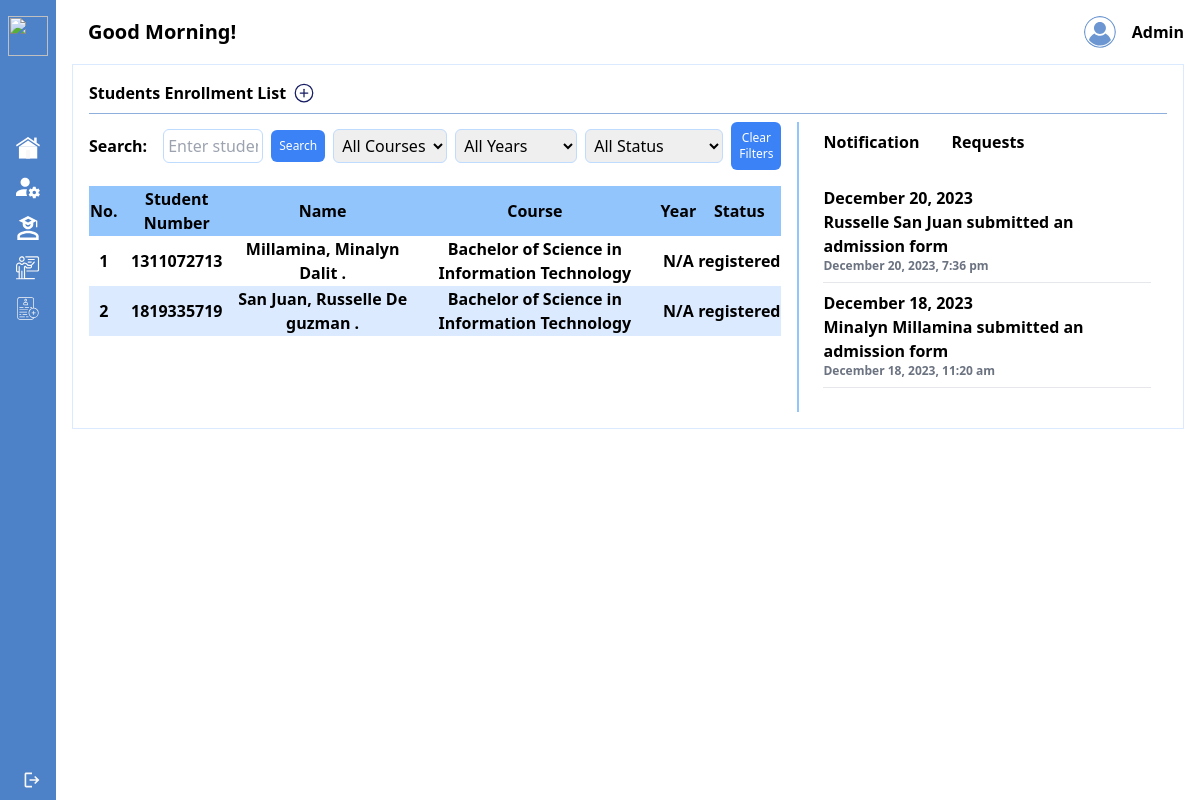
Page /admin/enrollment-list.php (signed in) on the earlier database version.
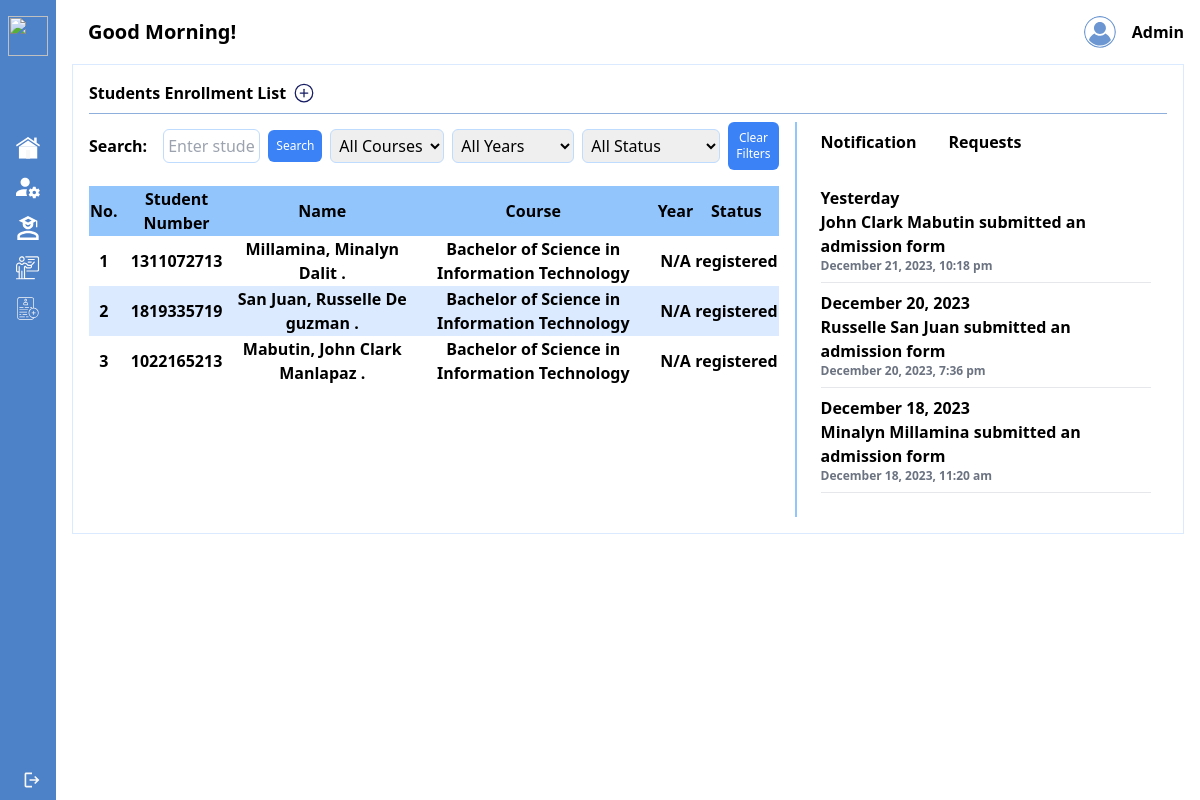
Same page on the later database version.
### tables this page shows
CREATE TABLE `student_information` (
  `student_information_id` int(255) NOT NULL,
  `enrollment_details_id` int(11) DEFAULT NULL,
  `students_id` int(11) DEFAULT NULL,
  `personal_information_id` int(11) DEFAULT NULL,
  `contact_information_id` int(11) DEFAULT NULL,
  `educational_attainment_id` int(11) DEFAULT NULL,
  `family_record_id` int(11) DEFAULT NULL,
  `school_account_id` int(11) DEFAULT NULL,
  `status` varchar(20) DEFAULT NULL,
  `profile_picture` blob DEFAULT NULL,
  `e_sign` blob DEFAULT NULL
);

CREATE TABLE `student_number` (
  `student_number_id` int(11) NOT NULL,
  `student_number` varchar(20) DEFAULT NULL
);

CREATE TABLE `students` (
  `students_id` int(11) NOT NULL,
  `student_number_id` int(11) DEFAULT NULL,
  `surname` varchar(255) NOT NULL,
  `first_name` varchar(255) NOT NULL,
  `middle_name` varchar(255) DEFAULT NULL,
  `suffix` varchar(20) DEFAULT NULL
);

CREATE TABLE `enrollment_details` (
  `enrollment_details_id` int(11) NOT NULL,
  `course` varchar(255) DEFAULT NULL,
  `year_level` varchar(255) DEFAULT NULL,
  `semester` varchar(50) DEFAULT NULL
);

CREATE TABLE `notifications` (
  `id` int(11) NOT NULL,
  `message` varchar(255) NOT NULL,
  `datetime` datetime NOT NULL
);

### admin/enrollment-list.php (the view, shortened to what the rows shown need)
<?php
include '../php/conn.php';
$sort = isset($_GET['sort']) ? $_GET['sort'] : 'default';
$sort_condition = '';
if ($sort === 'name_asc') {
    $sort_condition = 'ORDER BY s.surname ASC, s.first_name ASC, s.middle_name ASC';
    $next_sort = 'name_desc';
} elseif ($sort === 'name_desc') {
    $sort_condition = 'ORDER BY s.surname DESC, s.first_name DESC, s.middle_name DESC';
    $next_sort = 'name_asc';
} else {
    $next_sort = 'name_asc';
}
if (isset($_GET['search'])) {
    $search = mysqli_real_escape_string($conn, $_GET['search']);
    $search_condition = "AND (sn.student_number LIKE '%$search%' OR s.surname LIKE '%$search%' OR s.first_name LIKE '%$search%' OR s.middle_name LIKE '%$search%')";
} else {
    $search_condition = '';
}
$course_condition = '';
$year_condition = '';
$status_condition = '';
$queryNotification = "SELECT * FROM notifications ORDER BY datetime DESC";
$resultNotification = mysqli_query($conn, $queryNotification);
$notifications = mysqli_fetch_all($resultNotification, MYSQLI_ASSOC);
$groupedNotifications = [];
foreach ($notifications as $notification) {
    $date = date('Y-m-d', strtotime($notification['datetime']));
    $groupedNotifications[$date][] = $notification;
}
$query = "SELECT sn.student_number, s.surname, s.first_name, s.middle_name, s.suffix, ed.course, ed.year_level, si.status, s.suffix
        FROM student_information si
        JOIN students s ON si.students_id = s.students_id
        JOIN enrollment_details ed ON si.enrollment_details_id = ed.enrollment_details_id
        JOIN student_number sn ON s.student_number_id = sn.student_number_id
        WHERE 1 $search_condition $course_condition $year_condition $status_condition $sort_condition";
$result = mysqli_query($conn, $query);
$users = mysqli_fetch_all($result, MYSQLI_ASSOC);
?>
<!DOCTYPE html>
<html lang="en">
<head>
    <link href="https://cdn.jsdelivr.net/npm/tailwindcss@2.2.19/dist/tailwind.min.css" rel="stylesheet">
</head>
<body class="font-[roboto-serif]">
    <div class="flex justify-start">
            <?php include './sidebar.php'; ?>
        <div class="w-full py-4 px-4">
                <?php include './topbar.php'; ?>
            <div class="mt-4">
                <div class="w-full bg-white p-4 border border-blue-100 gap-2 font-semibold">
                    <div class="flex justify-start gap-4">
                        <div class="w-3/4">
                            <table class="table-auto w-full mt-4">
                                <thead>
                                    <tr class="px-2 py-1 bg-blue-300">
                                        <th class="text-center">No.</th>
                                        <th class="text-center">Student Number</th>
                                        <th class="text-center"><a href="?sort=<?= $next_sort ?>">Name</a></th>
                                        <th class="text-center">Course</th>
                                        <th class="text-center">Year</th>
                                        <th class="text-center">Status</th>
                                    </tr>
                                </thead>
                                <tbody id="studentTableBody">
                                    <?php foreach ($users as $index => $user): ?>
                                        <tr class="px-2 py-1 <?= $index % 2 === 0 ? 'bg-white-500' : 'bg-blue-100' ?>">
                                            <td class="text-center"><?= $index + 1; ?></td>
                                            <td class="text-center">
                                                <?php if (isset($user['student_number'])): ?>
                                                    <a href="#" data-student-id="<?= $user['student_number']; ?>" class="student-details-link">
                                                        <?= $user['student_number']; ?>
                                                    </a>
                                                <?php else: ?>
                                                    N/A
                                                <?php endif; ?>
                                            </td>
                                            <td class="text-center"><?= isset($user['surname']) && isset($user['first_name']) && isset($user['middle_name']) ? $user['surname'] . ', ' . $user['first_name'] . ' ' . $user['middle_name']. ' ' . $user['suffix']. '.' : 'N/A'; ?></td>
                                            <td class="text-center"><?= isset($user['course']) ? $user['course'] : 'N/A'; ?></td>
                                            <td class="text-center"><?= isset($user['year_level']) ? $user['year_level'] : 'N/A'; ?></td>
                                            <td class="text-center"><?= isset($user['status']) ? $user['status'] : 'N/A'; ?></td>
                                        </tr>
                                    <?php endforeach; ?>
                                </tbody>
                            </table>
                        </div>
                        <div class="border-l-2 border-blue-300">
                            <div id="tabsContainer" class="pl-2 h-full">
                                <div class="h-1/2">
                                    <div id="notificationTabContent" class="tab-content p-4">
                                        <?php if (!empty($groupedNotifications)): ?>
                                            <?php foreach ($groupedNotifications as $date => $dateNotifications): ?>
                                                <div class="font-semibold mt-2"><?= formatDateHeading($date) ?></div>
                                                <?php foreach ($dateNotifications as $notification): ?>
                                                    <div><?= $notification['message']; ?></div>
                                                    <div class="text-xs text-gray-500"><?= date('F j, Y, g:i a', strtotime($notification['datetime'])); ?></div>
                                                    <hr class="my-2">
                                                <?php endforeach; ?>
                                            <?php endforeach; ?>
                                        <?php else: ?>
                                            <div>No new notifications</div>
                                        <?php endif; ?>
                                    </div>
                                    <?php
                                        function formatDateHeading($date) {
                                            $today = date('Y-m-d');
                                            $yesterday = date('Y-m-d', strtotime('-1 day'));
                                            if ($date === $today) {
                                                return 'Today';
                                            } elseif ($date === $yesterday) {
                                                return 'Yesterday';
                                            } else {
                                                return date('F j, Y', strtotime($date));
                                            }
                                        }
                                    ?>
                                </div>
                            </div>
                        </div>
                    </div>
                </div>
            </div>
        </div>
    </div>
</body>
</html>

Differences in the rows shown:
added student_information: student_number.student_number "1022165213", students.surname "Mabutin", students.first_name "John Clark", students.middle_name "Manlapaz", enrollment_details.course "Bachelor of Science in Information Technology", status "registered"
added notifications: message "John Clark Mabutin submitted an admission form", datetime "December 21, 2023, 10:18 pm", shown under "Yesterday"
Other differences:
new list line: "Yesterday"
